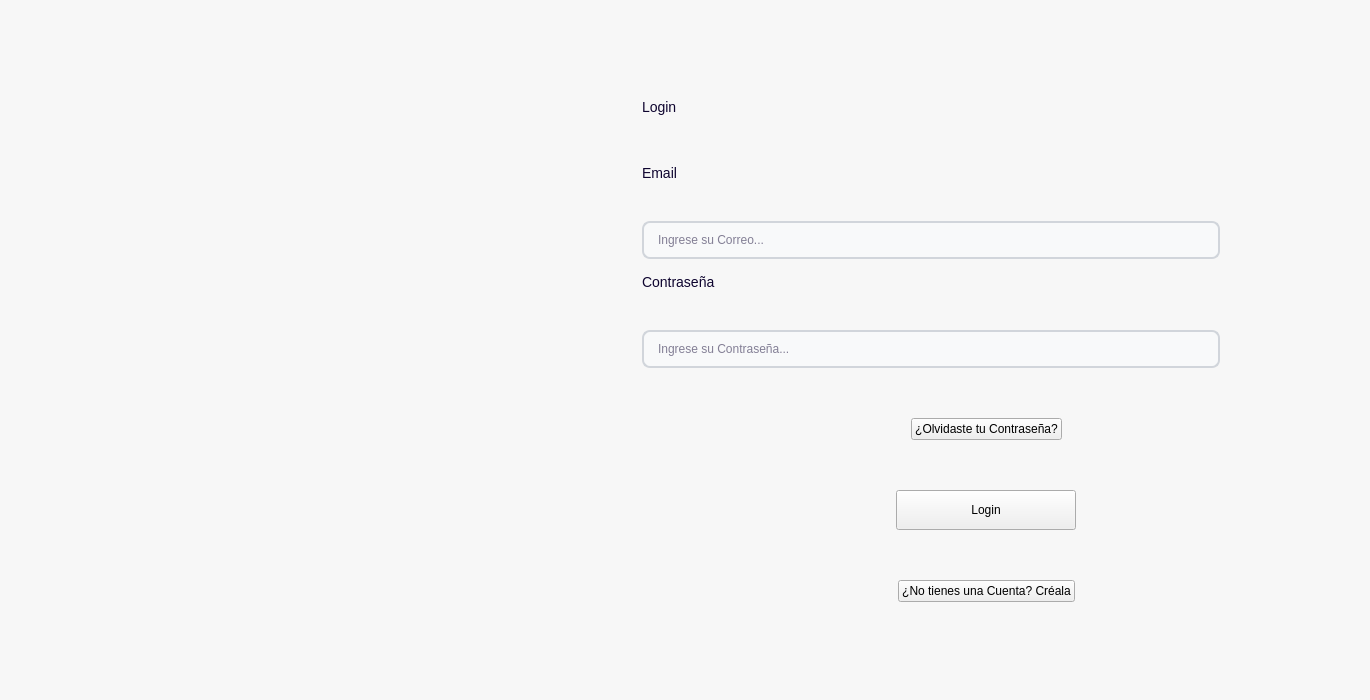
<?xml version="1.0" encoding="UTF-8"?>
<ui version="4.0">
 <class>LoginWindow</class>
 <widget class="QWidget" name="LoginWindow">
  <property name="geometry">
   <rect>
    <x>0</x>
    <y>0</y>
    <width>1370</width>
    <height>700</height>
   </rect>
  </property>
  <property name="minimumSize">
   <size>
    <width>900</width>
    <height>600</height>
   </size>
  </property>
  <property name="windowTitle">
   <string>Form</string>
  </property>
  <property name="styleSheet">
   <string notr="true">
#LoginWindow {
    background-color: #F7F7F7;
}

/*
-----------------------------------------------------------------------------------------------------
Inputs
-----------------------------------------------------------------------------------------------------
*/

/* --- ESTADO BASE --- */

QLineEdit, QDateEdit {
	max-width: 550px;
    background-color: #F8F9FA;
    border: 2px solid #D1D5DB;
    border-radius: 8px;
    padding: 8px 12px;
    color: #0E042F;
    min-height: 18px;
}

/* --- HOVER --- */

QLineEdit:hover, QDateEdit:hover {
    border: 2px solid #9CA3AF;
    background-color: #F3F4F6;
}

/* --- FOCUS --- */

QLineEdit:focus, QDateEdit:focus {
    border: 2px solid #744BCC;
    background-color: #FFFFFF;
}

/* --- DISABLED --- */

QLineEdit:disabled, QDateEdit:disabled {
    background-color: #E5E7EB;
    color: #9CA3AF;
    border: 2px solid #D1D5DB;
}

/* --- QDATEEDIT --- */

QDateEdit::drop-down {
    subcontrol-origin: padding;
    subcontrol-position: top right;
    width: 20px;
    border-left-width: 1px;
    border-left-color: #D1D5DB;
    border-left-style: solid;
    border-top-right-radius: 8px;
    border-bottom-right-radius: 8px;
}

/*
-----------------------------------------------------------------------------------------------------
Textos
-----------------------------------------------------------------------------------------------------
*/

QLabel {
    font-size: 14px;
    color: #0E042F;
}

QLabel[texto=&quot;TituloPrincipal&quot;] {
    font-size: 38px;
    qproperty-alignment: 'AlignCenter';
    font-weight: bold;
}

QLabel[texto=&quot;Descripcion&quot;] {
    font-size: 18px;
    color: #6C6686;
}

QLabel[texto=&quot;InputTexto&quot;] {
    font-size: 16px;
    color: #6C6686;
}

QLabel[texto=&quot;Destacado&quot;] {
    font-size: 16px;
    color: #0E042F;
    qproperty-alignment: 'AlignCenter';
    font-weight: bold;
}

/*
-----------------------------------------------------------------------------------------------------
Botones
-----------------------------------------------------------------------------------------------------
*/

/* --- BOTÓN PRIMARIO --- */

QPushButton[boton=&quot;Primario&quot;] {
    border-radius: 10px;
    background-color: #5D38BB;
    font-weight: bold;
    color: #F7F7F7;
    font-size: 12pt;
    min-height: 40px;
    padding-left: 20px;
    padding-right: 20px;
}

QPushButton[boton=&quot;Primario&quot;]:hover {
    background-color: #744BCC;
}

QPushButton[boton=&quot;Primario&quot;]:pressed {
    background-color: #472A8F;
}

/* --- BOTÓN SECUNDARIO --- */

QPushButton[boton=&quot;Secundario&quot;] {
    border-radius: 10px;
    background-color: rgba(161, 147, 204, 0.7);
    font-weight: bold;
    color: #5D38BB;
    font-size: 18px;
    min-height: 40px;
}

QPushButton[boton=&quot;Secundario&quot;]:hover {
    background-color: rgba(161, 147, 204, 0.9);
}

QPushButton[boton=&quot;Secundario&quot;]:pressed {
    background-color: rgba(131, 117, 174, 0.9);
}

/* --- BOTÓN TEXTO --- */

QPushButton[boton=&quot;BotonTexto&quot;] {
    border: none;
    background: transparent;
    padding: 0px;
    margin: 0px;
    color: #0E042F;
    font-weight: bold;
    font-size: 16px;
}

QPushButton[boton=&quot;BotonTexto&quot;]:hover {
    color: #6C6686;
    background: transparent;
}

QPushButton[boton=&quot;BotonTexto&quot;]:pressed,
QPushButton[boton=&quot;BotonTexto&quot;]:focus {
    border: none;
    background: transparent;
    outline: none;
}

/*
-----------------------------------------------------------------------------------------------------
Panel de recuperación
-----------------------------------------------------------------------------------------------------
*/

QStackedWidget {
    background-color: #F4F5F7;
    border-radius: 20px;
}</string>
  </property>
  <layout class="QHBoxLayout" name="horizontalLayout" stretch="4,5">
   <item>
    <widget class="QWidget" name="rightSide" native="true">
     <layout class="QVBoxLayout" name="verticalLayout">
      <item>
       <widget class="QLabel" name="label">
        <property name="sizePolicy">
         <sizepolicy hsizetype="Ignored" vsizetype="Expanding">
          <horstretch>0</horstretch>
          <verstretch>0</verstretch>
         </sizepolicy>
        </property>
        <property name="styleSheet">
         <string notr="true">background-image:url(:images/back.jpg);
border-radius: 20px;</string>
        </property>
        <property name="text">
         <string/>
        </property>
       </widget>
      </item>
     </layout>
    </widget>
   </item>
   <item>
    <widget class="QWidget" name="leftSide" native="true">
     <layout class="QVBoxLayout" name="verticalLayout_2">
      <item>
       <layout class="QVBoxLayout" name="loginLayout">
        <property name="spacing">
         <number>50</number>
        </property>
        <property name="leftMargin">
         <number>20</number>
        </property>
        <property name="topMargin">
         <number>20</number>
        </property>
        <property name="rightMargin">
         <number>20</number>
        </property>
        <property name="bottomMargin">
         <number>20</number>
        </property>
        <item>
         <spacer name="verticalSpacer">
          <property name="orientation">
           <enum>Qt::Vertical</enum>
          </property>
          <property name="sizeHint" stdset="0">
           <size>
            <width>20</width>
            <height>40</height>
           </size>
          </property>
         </spacer>
        </item>
        <item>
         <widget class="QLabel" name="lblTituloLogin">
          <property name="sizePolicy">
           <sizepolicy hsizetype="Expanding" vsizetype="Preferred">
            <horstretch>0</horstretch>
            <verstretch>0</verstretch>
           </sizepolicy>
          </property>
          <property name="maximumSize">
           <size>
            <width>16777215</width>
            <height>200</height>
           </size>
          </property>
          <property name="text">
           <string>Login</string>
          </property>
          <property name="texto" stdset="0">
           <string>TituloPrincipal</string>
          </property>
         </widget>
        </item>
        <item>
         <layout class="QVBoxLayout" name="formLayout">
          <property name="spacing">
           <number>15</number>
          </property>
          <item>
           <layout class="QVBoxLayout" name="correoLayout">
            <property name="spacing">
             <number>40</number>
            </property>
            <item>
             <widget class="QLabel" name="lblCorreo">
              <property name="text">
               <string>Email</string>
              </property>
              <property name="texto" stdset="0">
               <string>InputTexto</string>
              </property>
             </widget>
            </item>
            <item>
             <widget class="QLineEdit" name="txtCorreo">
              <property name="sizePolicy">
               <sizepolicy hsizetype="Expanding" vsizetype="Fixed">
                <horstretch>0</horstretch>
                <verstretch>0</verstretch>
               </sizepolicy>
              </property>
              <property name="minimumSize">
               <size>
                <width>0</width>
                <height>38</height>
               </size>
              </property>
              <property name="placeholderText">
               <string>Ingrese su Correo...</string>
              </property>
             </widget>
            </item>
           </layout>
          </item>
          <item>
           <layout class="QVBoxLayout" name="contrasenaLayout">
            <property name="spacing">
             <number>40</number>
            </property>
            <item>
             <widget class="QLabel" name="lblContrasena">
              <property name="text">
               <string>Contraseña</string>
              </property>
              <property name="texto" stdset="0">
               <string>InputTexto</string>
              </property>
             </widget>
            </item>
            <item>
             <widget class="QLineEdit" name="txtContrasena">
              <property name="sizePolicy">
               <sizepolicy hsizetype="Expanding" vsizetype="Fixed">
                <horstretch>0</horstretch>
                <verstretch>0</verstretch>
               </sizepolicy>
              </property>
              <property name="minimumSize">
               <size>
                <width>0</width>
                <height>38</height>
               </size>
              </property>
              <property name="echoMode">
               <enum>QLineEdit::Password</enum>
              </property>
              <property name="placeholderText">
               <string>Ingrese su Contraseña...</string>
              </property>
             </widget>
            </item>
           </layout>
          </item>
         </layout>
        </item>
        <item>
         <layout class="QHBoxLayout" name="forgotPasswordLayout">
          <property name="spacing">
           <number>0</number>
          </property>
          <item>
           <spacer name="forgotLeftSpacer">
            <property name="orientation">
             <enum>Qt::Horizontal</enum>
            </property>
            <property name="sizeHint" stdset="0">
             <size>
              <width>40</width>
              <height>20</height>
             </size>
            </property>
           </spacer>
          </item>
          <item>
           <widget class="QPushButton" name="btnRecuperarContrasena">
            <property name="sizePolicy">
             <sizepolicy hsizetype="Preferred" vsizetype="Fixed">
              <horstretch>0</horstretch>
              <verstretch>0</verstretch>
             </sizepolicy>
            </property>
            <property name="text">
             <string>¿Olvidaste tu Contraseña?</string>
            </property>
            <property name="boton" stdset="0">
             <string>BotonTexto</string>
            </property>
           </widget>
          </item>
          <item>
           <spacer name="forgotRightSpacer">
            <property name="orientation">
             <enum>Qt::Horizontal</enum>
            </property>
            <property name="sizeHint" stdset="0">
             <size>
              <width>40</width>
              <height>20</height>
             </size>
            </property>
           </spacer>
          </item>
         </layout>
        </item>
        <item>
         <layout class="QHBoxLayout" name="loginButtonLayout">
          <item>
           <spacer name="loginLeftSpacer">
            <property name="orientation">
             <enum>Qt::Horizontal</enum>
            </property>
            <property name="sizeHint" stdset="0">
             <size>
              <width>40</width>
              <height>20</height>
             </size>
            </property>
           </spacer>
          </item>
          <item>
           <widget class="QPushButton" name="btnLogin">
            <property name="minimumSize">
             <size>
              <width>180</width>
              <height>40</height>
             </size>
            </property>
            <property name="maximumSize">
             <size>
              <width>250</width>
              <height>40</height>
             </size>
            </property>
            <property name="text">
             <string>Login</string>
            </property>
            <property name="boton" stdset="0">
             <string>Primario</string>
            </property>
           </widget>
          </item>
          <item>
           <spacer name="loginRightSpacer">
            <property name="orientation">
             <enum>Qt::Horizontal</enum>
            </property>
            <property name="sizeHint" stdset="0">
             <size>
              <width>40</width>
              <height>20</height>
             </size>
            </property>
           </spacer>
          </item>
         </layout>
        </item>
        <item>
         <layout class="QHBoxLayout" name="createAccountLayout">
          <item>
           <spacer name="createLeftSpacer">
            <property name="orientation">
             <enum>Qt::Horizontal</enum>
            </property>
            <property name="sizeHint" stdset="0">
             <size>
              <width>40</width>
              <height>20</height>
             </size>
            </property>
           </spacer>
          </item>
          <item>
           <widget class="QPushButton" name="btnCrearCuenta">
            <property name="sizePolicy">
             <sizepolicy hsizetype="Preferred" vsizetype="Fixed">
              <horstretch>0</horstretch>
              <verstretch>0</verstretch>
             </sizepolicy>
            </property>
            <property name="text">
             <string>¿No tienes una Cuenta? Créala</string>
            </property>
            <property name="boton" stdset="0">
             <string>BotonTexto</string>
            </property>
           </widget>
          </item>
          <item>
           <spacer name="createRightSpacer">
            <property name="orientation">
             <enum>Qt::Horizontal</enum>
            </property>
            <property name="sizeHint" stdset="0">
             <size>
              <width>40</width>
              <height>20</height>
             </size>
            </property>
           </spacer>
          </item>
         </layout>
        </item>
        <item>
         <spacer name="verticalSpacer_2">
          <property name="orientation">
           <enum>Qt::Vertical</enum>
          </property>
          <property name="sizeHint" stdset="0">
           <size>
            <width>20</width>
            <height>40</height>
           </size>
          </property>
         </spacer>
        </item>
       </layout>
      </item>
     </layout>
    </widget>
   </item>
  </layout>
 </widget>
 <resources>
  <include location="../../resources/resources.qrc"/>
 </resources>
 <connections/>
</ui>
